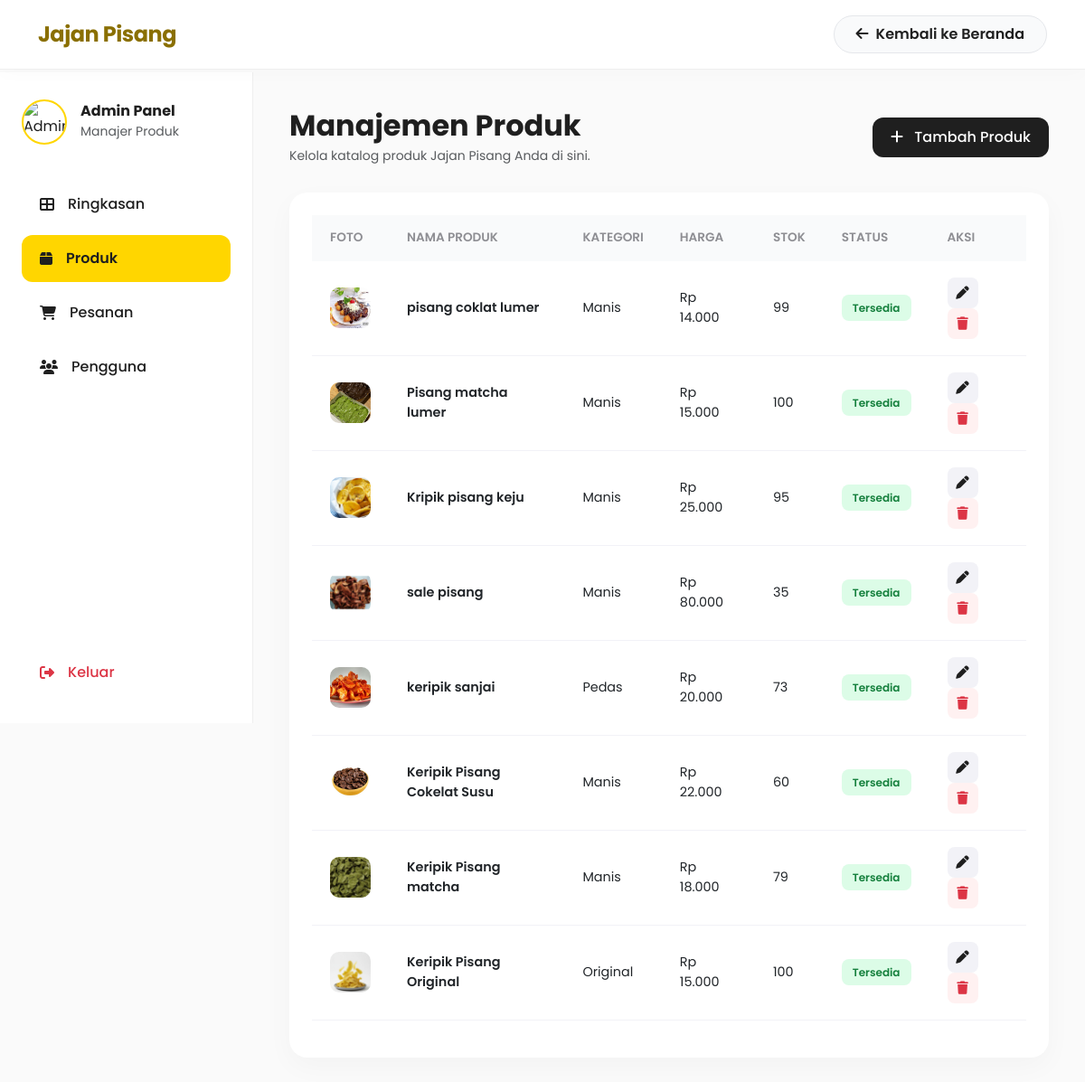
/admin/products.php, run on the app's committed database.
### tables this page shows
CREATE TABLE `products` (
  `id` int(11) NOT NULL,
  `name` varchar(150) NOT NULL,
  `slug` varchar(160) NOT NULL,
  `description` text DEFAULT NULL,
  `price` decimal(12,2) NOT NULL DEFAULT 0.00,
  `stock` int(11) NOT NULL DEFAULT 0,
  `weight` int(11) NOT NULL DEFAULT 0,
  `image` varchar(255) DEFAULT 'no-image.png',
  `category` varchar(80) DEFAULT NULL,
  `is_active` tinyint(1) NOT NULL DEFAULT 1,
  `created_by` int(11) NOT NULL,
  `created_at` timestamp NOT NULL DEFAULT current_timestamp(),
  `updated_at` timestamp NOT NULL DEFAULT current_timestamp() ON UPDATE current_timestamp()
);

### admin/products.php (the view, shortened to what this page needs)
<?php
require '../database/koneksi.php';
$query = "SELECT * FROM products ORDER BY id DESC";
$result = mysqli_query($koneksi, $query);
$products = [];
if (mysqli_num_rows($result) > 0) {
    while ($row = mysqli_fetch_assoc($result)) {
        $products[] = $row;
    }
}
?>
<!DOCTYPE html>
<html lang="id">
<head>
    <link href="https://cdn.jsdelivr.net/npm/bootstrap@5.3.0/dist/css/bootstrap.min.css" rel="stylesheet">
    <link rel="stylesheet" href="https://cdnjs.cloudflare.com/ajax/libs/font-awesome/6.4.0/css/all.min.css">
</head>
<body>
    <?php include '../navbar_login.php'; ?>
    <aside class="sidebar">
        <div>
            <div class="admin-profile">
                <img src="https://images.unsplash.com/photo-1534528741775-53994a69daeb?q=80&w=200&auto=format&fit=crop" class="admin-avatar" alt="Admin">
                <div class="admin-info">
                    <h6 class="mb-0 fw-bold">Admin Panel</h6>
                    <small class="text-muted">Manajer Produk</small>
                </div>
            </div>
            <ul class="sidebar-menu">
                <li class="mb-2"><a href="dashboard.php" class="menu-link"><i class="fas fa-th-large"></i> Ringkasan</a></li>
                <li class="mb-2"><a href="products.php" class="menu-link active"><i class="fas fa-box"></i> Produk</a></li>
                <li class="mb-2"><a href="orders.php" class="menu-link"><i class="fas fa-shopping-cart"></i> Pesanan</a></li>
                <li class="mb-2"><a href="users.php" class="menu-link"><i class="fas fa-users"></i> Pengguna</a></li>
            </ul>
        </div>
        <a href="../logout.php" class="menu-link text-danger mt-auto"><i class="fas fa-sign-out-alt"></i> Keluar</a>
    </aside>
    <main class="main-content">
        <header class="page-header">
            <div>
                <h2 class="fw-bold mb-1">Manajemen Produk</h2>
                <p class="text-muted small mb-0">Kelola katalog produk Jajan Pisang Anda di sini.</p>
            </div>
            <button class="btn-add" data-bs-toggle="modal" data-bs-target="#modalTambah">
                <i class="fas fa-plus me-2"></i> Tambah Produk
            </button>
        </header>
        <div class="table-card">
            <div class="table-responsive">
                <table class="table custom-table">
                    <thead>
                        <tr>
                            <th>Foto</th>
                            <th>Nama Produk</th>
                            <th>Kategori</th>
                            <th>Harga</th>
                            <th>Stok</th>
                            <th>Status</th>
                            <th>Aksi</th>
                        </tr>
                    </thead>
                    <tbody>
                        <?php if (count($products) > 0): ?>
                            <?php foreach ($products as $row): ?>
                                <?php
                                    $status_badge = ($row['stock'] > 0)
                                        ? '<span class="status-badge status-available">Tersedia</span>'
                                        : '<span class="status-badge status-empty">Habis</span>';
                                    $image_path = '../assets/images/products/' . htmlspecialchars($row['image']);
                                ?>
                                <tr>
                                    <td><img src="<?= $image_path ?>" class="product-img-table" alt="Foto Produk" onerror="this.onerror=null; this.src='https://via.placeholder.com/45?text=No+Img'"></td>
                                    <td><span class="fw-semibold"><?= htmlspecialchars($row['name']) ?></span></td>
                                    <td><?= htmlspecialchars($row['category']) ?></td>
                                    <td>Rp <?= number_format($row['price'], 0, ',', '.') ?></td>
                                    <td><?= htmlspecialchars($row['stock']) ?></td>
                                    <td><?= $status_badge ?></td>
                                    <td>
                                        <button class="btn-action btn-edit" data-bs-toggle="modal" data-bs-target="#modalEdit<?= $row['id'] ?>"><i class="fas fa-pen"></i></button>
                                        <a href="proses_hapus.php?id=<?= $row['id'] ?>" class="btn-action btn-delete" onclick="return confirm('Yakin ingin menghapus produk ini?');"><i class="fas fa-trash"></i></a>
                                    </td>
                                </tr>
                            <?php endforeach; ?>
                        <?php else: ?>
                            <tr>
                                <td colspan="7" class="text-center py-4 text-muted">Belum ada produk yang ditambahkan.</td>
                            </tr>
                        <?php endif; ?>
                    </tbody>
                </table>
            </div>
        </div>
    </main>
</body>
</html>

### admin/products.php (style rules this page uses)
:root { --primary: #FFD600; --secondary: #8A6F00; --bg-main: #FAFAFA; --bg-sidebar: #FFFFFF; --card-bg: #FFFFFF; --text-dark: #1F1F1F; --text-muted: #8E8E93; --radius-lg: 20px; --radius-md: 12px; --shadow-soft: 0 10px 30px rgba(0, 0, 0, 0.03); --sidebar-width: 280px; --transition: all 0.3s ease; }
body { font-family: 'Poppins', sans-serif; background-color: var(--bg-main); color: var(--text-dark); }
.sidebar { width: var(--sidebar-width); height: calc(100vh - 80px); position: fixed; top: 80px; left: 0; background-color: var(--bg-sidebar); border-right: 1px solid #EFEFEF; padding: 30px 24px; display: flex; flex-direction: column; z-index: 100; overflow-y: auto; }
.admin-profile { display: flex; align-items: center; gap: 15px; margin-bottom: 40px; }
.admin-avatar { width: 50px; height: 50px; border-radius: 50%; object-fit: cover; border: 2px solid var(--primary); }
.sidebar-menu { list-style: none; padding: 0; flex-grow: 1; }
.menu-link { display: flex; align-items: center; gap: 15px; padding: 14px 20px; color: var(--text-dark); font-weight: 500; border-radius: var(--radius-md); text-decoration: none; transition: var(--transition); }
.menu-link.active { background-color: var(--primary); font-weight: 600; }
.main-content { margin-left: var(--sidebar-width); padding: 40px; }
.page-header { display: flex; justify-content: space-between; align-items: center; margin-bottom: 30px; }
.table-card { background-color: var(--card-bg); border-radius: var(--radius-lg); padding: 25px; box-shadow: var(--shadow-soft); border: none; }
.custom-table thead th { background-color: #F9FAFB; color: var(--text-muted); font-weight: 600; font-size: 0.85rem; text-transform: uppercase; padding: 15px 20px; border-bottom: none; }
.custom-table tbody td { padding: 18px 20px; vertical-align: middle; border-bottom: 1px solid #F2F2F7; font-size: 0.9rem; }
.product-img-table { width: 45px; height: 45px; border-radius: 10px; object-fit: cover; }
.status-badge { padding: 6px 12px; border-radius: 8px; font-size: 0.75rem; font-weight: 600; }
.status-available { background-color: #DCFCE7; color: #15803D; }
.btn-add { background-color: var(--text-dark); color: #fff; border-radius: var(--radius-md); padding: 10px 20px; font-weight: 500; border: none; transition: var(--transition); }
.btn-action { width: 34px; height: 34px; border-radius: 8px; display: inline-flex; align-items: center; justify-content: center; border: none; transition: var(--transition); margin-right: 5px; text-decoration: none; }
.btn-edit { background-color: #F2F2F7; color: var(--text-dark); }
.btn-delete { background-color: #FFF1F1; color: #DC3545; }

### data on the page
products: image (picture), name "pisang coklat lumer", category "Manis", price "14.000", stock "99", shows "Tersedia"
products: image (picture), name "Pisang matcha lumer", category "Manis", price "15.000", stock "100", shows "Tersedia"
products: image (picture), name "Kripik pisang keju", category "Manis", price "25.000", stock "95", shows "Tersedia"
products: image (picture), name "sale pisang", category "Manis", price "80.000", stock "35", shows "Tersedia"
products: image (picture), name "keripik sanjai", category "Pedas", price "20.000", stock "73", shows "Tersedia"
products: image (picture), name "Keripik Pisang Cokelat Susu", category "Manis", price "22.000", stock "60", shows "Tersedia"
products: image (picture), name "Keripik Pisang matcha", category "Manis", price "18.000", stock "79", shows "Tersedia"
products: image (picture), name "Keripik Pisang Original", category "Original", price "15.000", stock "100", shows "Tersedia"
